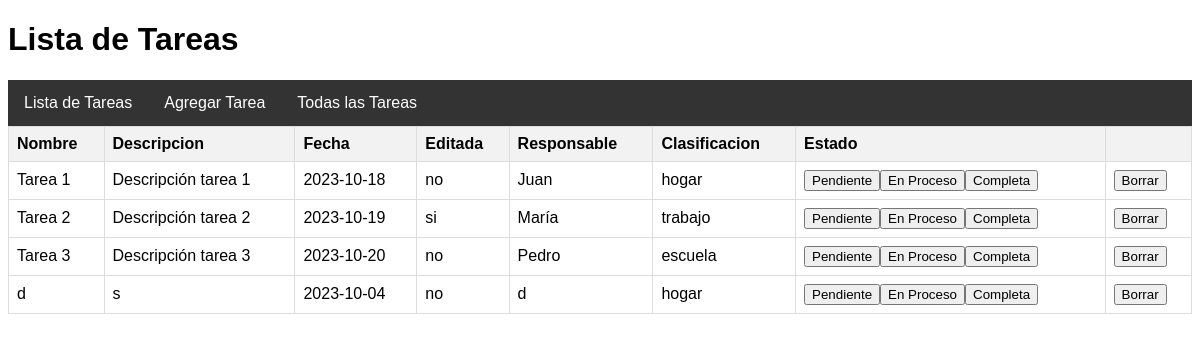
Page /pagina/index.php on the committed database.
### tables this page shows
CREATE TABLE `tareas` (
  `id` int(11) NOT NULL,
  `titulo` varchar(255) NOT NULL,
  `descripcion` text DEFAULT NULL,
  `fecha_compromiso` date DEFAULT NULL,
  `editada` enum('si','no') DEFAULT 'no',
  `responsable` varchar(255) DEFAULT NULL,
  `tipo_tarea` enum('hogar','trabajo','escuela') NOT NULL,
  `estado` enum('pendiente','en_proceso','completa') NOT NULL DEFAULT 'pendiente'
);

### funciones/modelo.php (called while the page is built, shortened)
<?php
class modeloCredencialesBD{
    public function __construct()
    {
        $this->_db=new mysqli(DB_HOST, DB_USER, DB_PASS ,DB_NAME);
    }
}
?>

### funciones/functions.php (called while the page is built, shortened)
<?php
require_once('modelo.php');
class funciones extends modeloCredencialesBD{
    public function obtener_tareas() {
        $query = "CALL sp_todos";
        $consulta = $this->_db->query($query);
        $resultado=$consulta->fetch_all(MYSQLI_ASSOC);
        if ($resultado) {
            return $resultado;
        }
    }
}

### pagina/index.php (the view, shortened to what this page needs)
<!DOCTYPE html>
<html lang="es">
<head>
    <link rel="stylesheet" href="../css/styles.css">
</head>
<body>
    <h1>Lista de Tareas</h1>
    <?php require_once('../funciones/navbar.php'); ?>
    <table>
        <tr>
            <th>Nombre</th>
            <th>Descripcion</th>
            <th>Fecha</th>
            <th>Editada</th>
            <th>Responsable</th>
            <th>Clasificacion</th>
            <th>Estado</th>
            <th></th>
        </tr>
        <?php require_once('../funciones/functions.php');
       $obj_funciones=new funciones();
       $tareas=$obj_funciones->obtener_tareas();
       foreach ($tareas as $tarea) {
        echo "<tr>";
        echo "<td>{$tarea['titulo']}</td>";
        echo "<td>{$tarea['descripcion']}</td>";
        echo "<td>{$tarea['fecha_compromiso']}</td>";
        echo "<td>{$tarea['editada']}</td>";
        echo "<td>{$tarea['responsable']}</td>";
        echo "<td>{$tarea['tipo_tarea']}</td>";
        echo "<td>";
        echo "<button onclick='actualizarEstado({$tarea['id']}, \"pendiente\")' " . ($tarea['estado'] == 'pendiente' ? 'class="active"' : '') . ">Pendiente</button>";
        echo "<button onclick='actualizarEstado({$tarea['id']}, \"en_proceso\")' " . ($tarea['estado'] == 'en_proceso' ? 'class="active"' : '') . ">En Proceso</button>";
        echo "<button onclick='actualizarEstado({$tarea['id']}, \"completa\")' " . ($tarea['estado'] == 'completa' ? 'class="active"' : '') . ">Completa</button>";
        echo "<td>";
        echo "<button onclick='borrarTarea({$tarea['id']})'>Borrar</button>";
        echo "</td>";
        echo "</tr>";
    }
        ?>
    </table>
</body>
</html>

### funciones/navbar.php
<nav>
    <ul>
        <li><a href="../pagina/index.php">Lista de Tareas</a></li>
        <li><a href="../pagina/agregar_tarea.php">Agregar Tarea</a></li>
        <li><a href="../pagina/todas_las_tareas.php">Todas las Tareas</a></li>
    </ul>
</nav>

### css/styles.css (style rules this page uses)
body { font-family: Arial, sans-serif; }
nav ul { list-style-type: none; margin: 0; padding: 0; background-color: #333; overflow: hidden; }
nav li { float: left; }
nav a { display: block; color: white; text-align: center; padding: 14px 16px; text-decoration: none; }
table { border-collapse: collapse; width: 100%; }
th, td { border: 1px solid #dddddd; text-align: left; padding: 8px; }
th { background-color: #f2f2f2; }

### rows in the picture
tareas: titulo "Tarea 1", descripcion "Descripción tarea 1", fecha_compromiso "2023-10-18", editada "no", responsable "Juan", tipo_tarea "hogar"
tareas: titulo "Tarea 2", descripcion "Descripción tarea 2", fecha_compromiso "2023-10-19", editada "si", responsable "María", tipo_tarea "trabajo"
tareas: titulo "Tarea 3", descripcion "Descripción tarea 3", fecha_compromiso "2023-10-20", editada "no", responsable "Pedro", tipo_tarea "escuela"
tareas: titulo "d", descripcion "s", fecha_compromiso "2023-10-04", editada "no", responsable "d", tipo_tarea "hogar"
